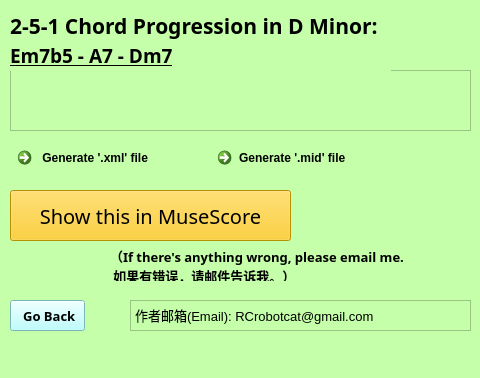
<?xml version="1.0" encoding="UTF-8"?>
<ui version="4.0">
 <class>DMin</class>
 <widget class="QMainWindow" name="DMin">
  <property name="geometry">
   <rect>
    <x>0</x>
    <y>0</y>
    <width>480</width>
    <height>378</height>
   </rect>
  </property>
  <property name="windowTitle">
   <string>MainWindow</string>
  </property>
  <property name="styleSheet">
   <string notr="true">background-color: rgb(197, 255, 170)</string>
  </property>
  <widget class="QWidget" name="centralwidget">
   <widget class="QLabel" name="major_keys">
    <property name="geometry">
     <rect>
      <x>10</x>
      <y>10</y>
      <width>381</width>
      <height>31</height>
     </rect>
    </property>
    <property name="font">
     <font>
      <family>Baskerville Old Face</family>
      <pointsize>16</pointsize>
      <italic>false</italic>
      <bold>true</bold>
      <underline>false</underline>
     </font>
    </property>
    <property name="text">
     <string>2-5-1 Chord Progression in D Minor: </string>
    </property>
   </widget>
   <widget class="QPushButton" name="showInMuseScore">
    <property name="geometry">
     <rect>
      <x>10</x>
      <y>190</y>
      <width>281</width>
      <height>51</height>
     </rect>
    </property>
    <property name="font">
     <font>
      <family>Eras Bold ITC</family>
      <pointsize>15</pointsize>
     </font>
    </property>
    <property name="styleSheet">
     <string notr="true">QPushButton
{
    /*背景颜色*/  
    background-color: rgb(255, 201, 6);   
    color:black;
      
}
QPushButton:pressed
{
    
    /*按下时字向右移动4像素*/  
    padding-left:4px;
    /*按下时字向下移动4像素*/  
    padding-top:4px;
}</string>
    </property>
    <property name="text">
     <string>Show this in MuseScore</string>
    </property>
   </widget>
   <widget class="QPushButton" name="BackButton">
    <property name="geometry">
     <rect>
      <x>10</x>
      <y>300</y>
      <width>75</width>
      <height>31</height>
     </rect>
    </property>
    <property name="font">
     <font>
      <family>Microsoft JhengHei</family>
      <pointsize>10</pointsize>
      <bold>true</bold>
     </font>
    </property>
    <property name="styleSheet">
     <string notr="true">QPushButton
{
    /*背景颜色*/  
    background-color: rgb(170, 255, 255);   
    color:black;
      
}
QPushButton:pressed
{
    
    /*按下时字向右移动4像素*/  
    padding-left:4px;
    /*按下时字向下移动4像素*/  
    padding-top:4px;
}</string>
    </property>
    <property name="text">
     <string> Go Back</string>
    </property>
   </widget>
   <widget class="QLabel" name="label">
    <property name="geometry">
     <rect>
      <x>110</x>
      <y>250</y>
      <width>361</width>
      <height>31</height>
     </rect>
    </property>
    <property name="font">
     <font>
      <family>新宋体</family>
      <pointsize>10</pointsize>
      <bold>true</bold>
     </font>
    </property>
    <property name="text">
     <string>（If there's anything wrong, please email me.
 如果有错误，请邮件告诉我。）</string>
    </property>
   </widget>
   <widget class="QTextBrowser" name="textBrowser">
    <property name="geometry">
     <rect>
      <x>130</x>
      <y>300</y>
      <width>341</width>
      <height>31</height>
     </rect>
    </property>
    <property name="html">
     <string>&lt;!DOCTYPE HTML PUBLIC &quot;-//W3C//DTD HTML 4.0//EN&quot; &quot;http://www.w3.org/TR/REC-html40/strict.dtd&quot;&gt;
&lt;html&gt;&lt;head&gt;&lt;meta name=&quot;qrichtext&quot; content=&quot;1&quot; /&gt;&lt;meta charset=&quot;utf-8&quot; /&gt;&lt;style type=&quot;text/css&quot;&gt;
p, li { white-space: pre-wrap; }
hr { height: 1px; border-width: 0; }
li.unchecked::marker { content: &quot;\2610&quot;; }
li.checked::marker { content: &quot;\2612&quot;; }
&lt;/style&gt;&lt;/head&gt;&lt;body style=&quot; font-family:'Microsoft YaHei UI'; font-size:9pt; font-weight:400; font-style:normal;&quot;&gt;
&lt;p style=&quot; margin-top:0px; margin-bottom:0px; margin-left:0px; margin-right:0px; -qt-block-indent:0; text-indent:0px;&quot;&gt;&lt;span style=&quot; font-size:10pt;&quot;&gt;作者邮箱(Email): RCrobotcat@gmail.com&lt;/span&gt;&lt;/p&gt;&lt;/body&gt;&lt;/html&gt;</string>
    </property>
   </widget>
   <widget class="QListView" name="listView">
    <property name="geometry">
     <rect>
      <x>10</x>
      <y>70</y>
      <width>461</width>
      <height>61</height>
     </rect>
    </property>
    <property name="styleSheet">
     <string notr="true">border-image: url(:/Dminor.png);</string>
    </property>
   </widget>
   <widget class="QCommandLinkButton" name="generate_mid">
    <property name="geometry">
     <rect>
      <x>210</x>
      <y>140</y>
      <width>181</width>
      <height>41</height>
     </rect>
    </property>
    <property name="styleSheet">
     <string notr="true">QCommandLinkButton
{
    /*背景颜色*/  
    background-color: rgb(211, 207, 255);   
    color:black;
      
}
QCommandLinkButton:pressed
{
    
    /*按下时字向右移动4像素*/  
    padding-left:4px;
    /*按下时字向下移动4像素*/  
    padding-top:4px;
}</string>
    </property>
    <property name="text">
     <string>Generate '.mid' file</string>
    </property>
   </widget>
   <widget class="QCommandLinkButton" name="generate_xml">
    <property name="geometry">
     <rect>
      <x>10</x>
      <y>140</y>
      <width>181</width>
      <height>41</height>
     </rect>
    </property>
    <property name="styleSheet">
     <string notr="true">QCommandLinkButton
{
    /*背景颜色*/  
    background-color: rgb(211, 207, 255);   
    color:black;
      
}
QCommandLinkButton:pressed
{
    
    /*按下时字向右移动4像素*/  
    padding-left:4px;
    /*按下时字向下移动4像素*/  
    padding-top:4px;
}</string>
    </property>
    <property name="text">
     <string> Generate '.xml' file</string>
    </property>
   </widget>
   <widget class="QLabel" name="major_keys_2">
    <property name="geometry">
     <rect>
      <x>10</x>
      <y>40</y>
      <width>381</width>
      <height>31</height>
     </rect>
    </property>
    <property name="font">
     <font>
      <family>Ink Free</family>
      <pointsize>14</pointsize>
      <italic>false</italic>
      <bold>true</bold>
      <underline>true</underline>
     </font>
    </property>
    <property name="text">
     <string>Em7b5 - A7 - Dm7</string>
    </property>
   </widget>
  </widget>
  <widget class="QMenuBar" name="menubar">
   <property name="geometry">
    <rect>
     <x>0</x>
     <y>0</y>
     <width>480</width>
     <height>22</height>
    </rect>
   </property>
  </widget>
  <widget class="QStatusBar" name="statusbar"/>
 </widget>
 <resources>
  <include location="251pic/Dmin.qrc"/>
 </resources>
 <connections/>
</ui>
